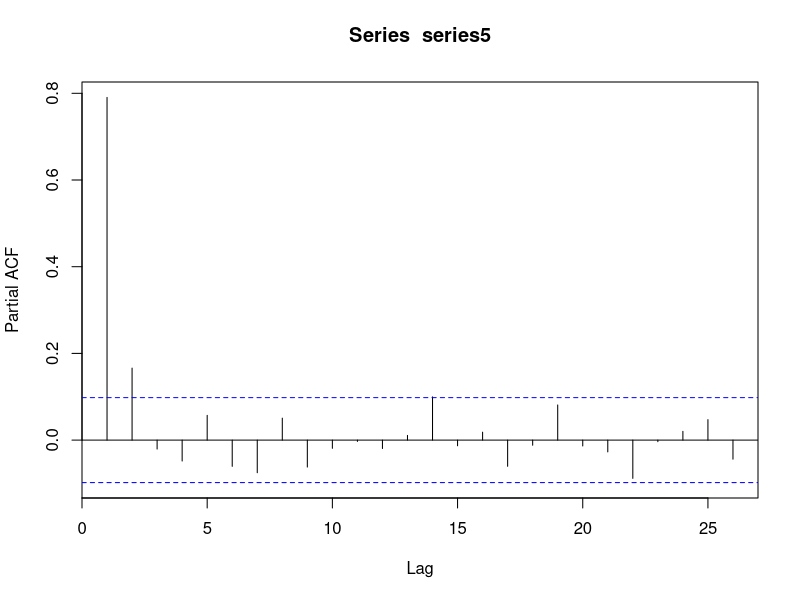
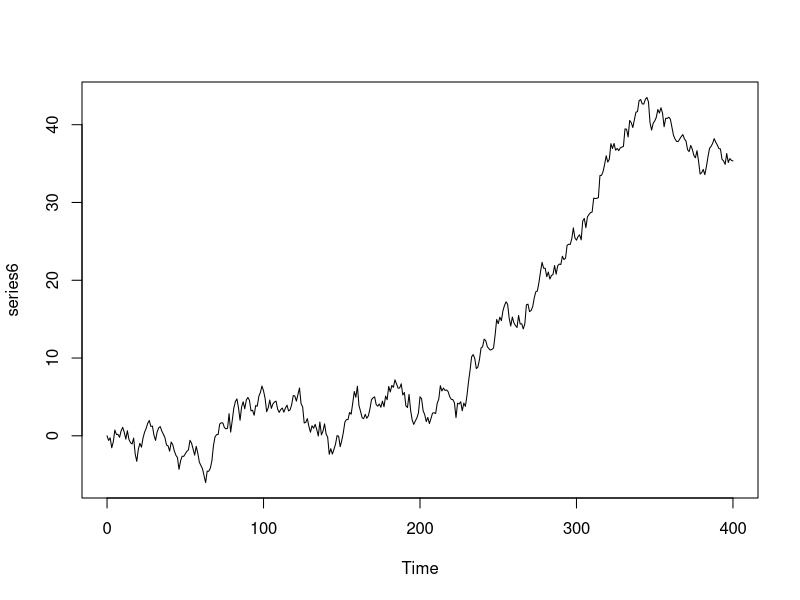
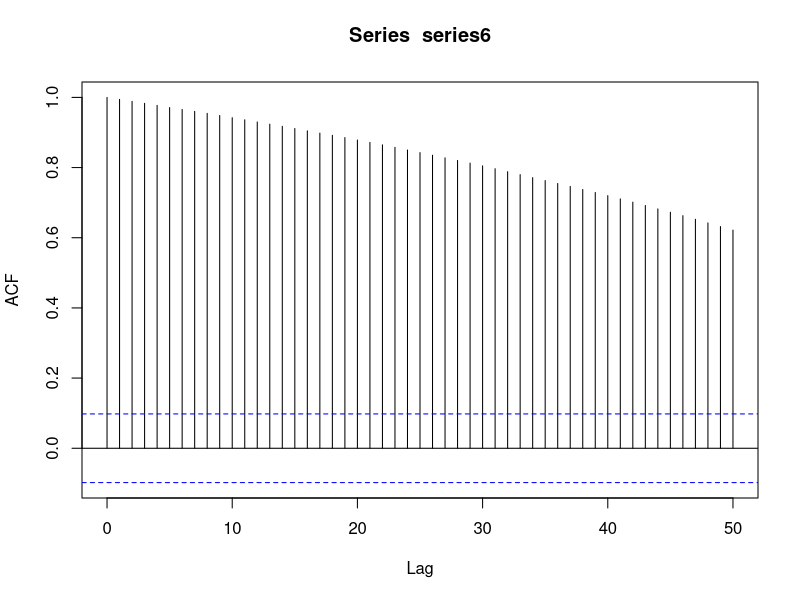
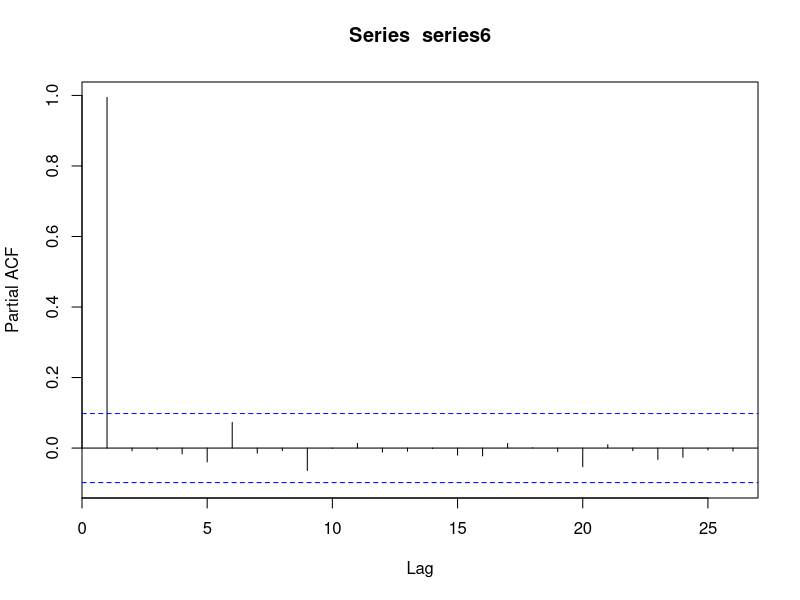
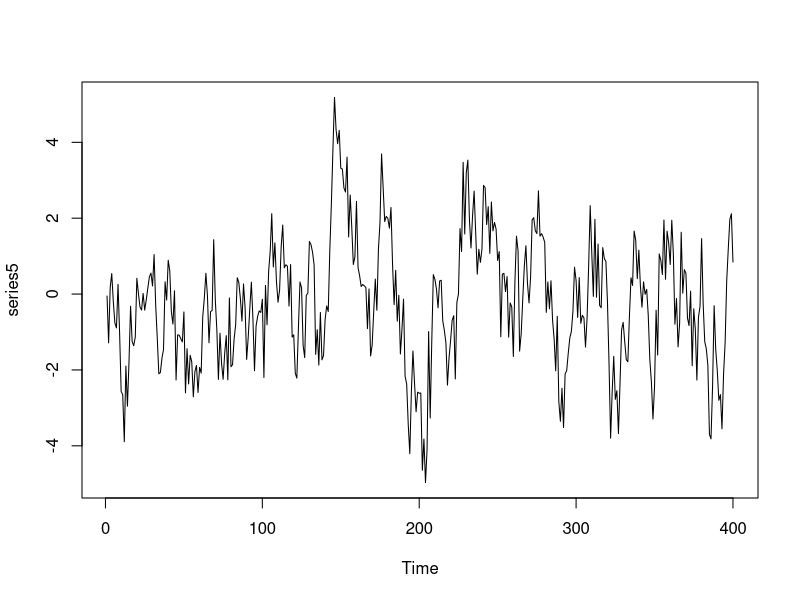
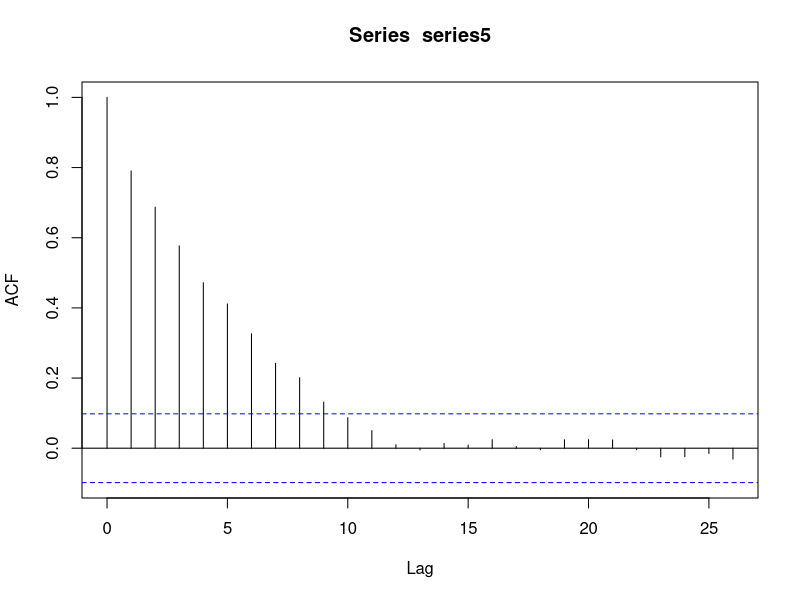
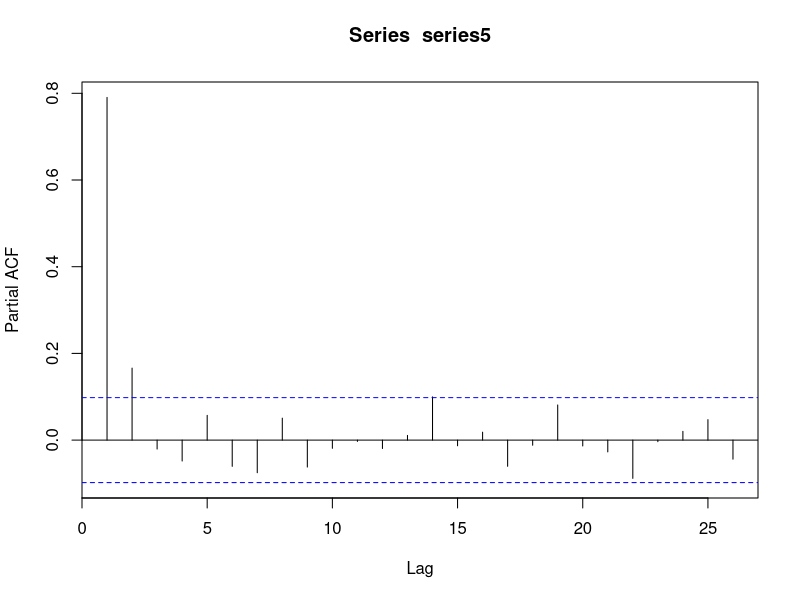
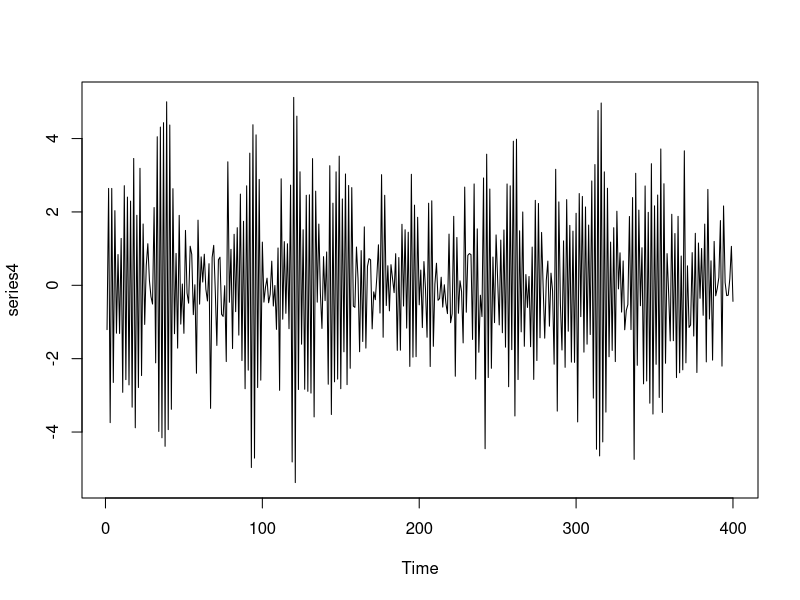

Generate these figures, in order, with R:
## ---- chunk 1
knitr::opts_chunk$set(echo = TRUE)
library(xts)
## ---- chunk 2
set.seed(543)
series1 <- arima.sim(model = list(), n = 400)
series2 <- arima.sim(model = list(ar = c(0.9)), n = 400)
series3 <- arima.sim(model = list(ma = c(0.9)), n = 400)
series4 <- arima.sim(model = list(ar = c(-0.9)), n = 400)
series5 <- arima.sim(model = list(ar = c(0.6, 0.2)), n = 400)
series6 <- arima.sim(model = list(order = c(0, 1, 0)), n = 400)
## ---- chunk 3
pacf(series5)
## ---- chunk 4
series2_l1 <- lag(as.xts(series2))
tmp <- cbind(series2, series2_l1)
?cor
cor(tmp, use = "complete.obs")
## ---- chunk 5
acf(series2, plot = FALSE)
## ---- chunk 6
set.seed(543)
series1 <- arima.sim(model = list(), n = 400)
series2 <- arima.sim(model = list(ar = c(0.9)), n = 400)
series3 <- arima.sim(model = list(ma = c(0.9)), n = 400)
series4 <- arima.sim(model = list(ar = c(-0.9)), n = 400)
series5 <- arima.sim(model = list(ar = c(0.6, 0.2)), n = 400)
series6 <- arima.sim(model = list(order = c(0, 1, 0)), n = 400)
## ---- chunk 7
plot(series6)
acf(series6, lag.max = 50)
pacf(series6)
## ---- chunk 8
plot(series5)
acf(series5)
pacf(series5)
## ---- chunk 9
plot(series4)
acf(series4)
pacf(series4)
## ---- chunk 10
plot(series3)
acf(series3)
pacf(series3)
## ---- chunk 11
plot(series2)
acf(series2)
pacf(series2)
## ---- chunk 12
plot(series1)
acf(series1)
pacf(series1)
## ---- chunk 13
plot(series2)
acf(series2)
pacf(series2)
## ---- chunk 14
## ARIMA(1, 0, 0): AR(1)
fit_1 <- arima(series2, order = c(1, 0, 0))
fit_1
## ---- chunk 15
tsdiag(fit_1)
## ---- chunk 16
## ARIMA(0, 0, 0)
fit_bad <- arima(series2, order = c(0, 0, 0))
fit_bad
## ---- chunk 17
tsdiag(fit_bad)
## ---- chunk 18
## ARIMA(0, 0, 0)
fit_too_much <- arima(series2, order = c(20, 0, 0))
fit_too_much
## ---- chunk 19
tsdiag(fit_too_much)
